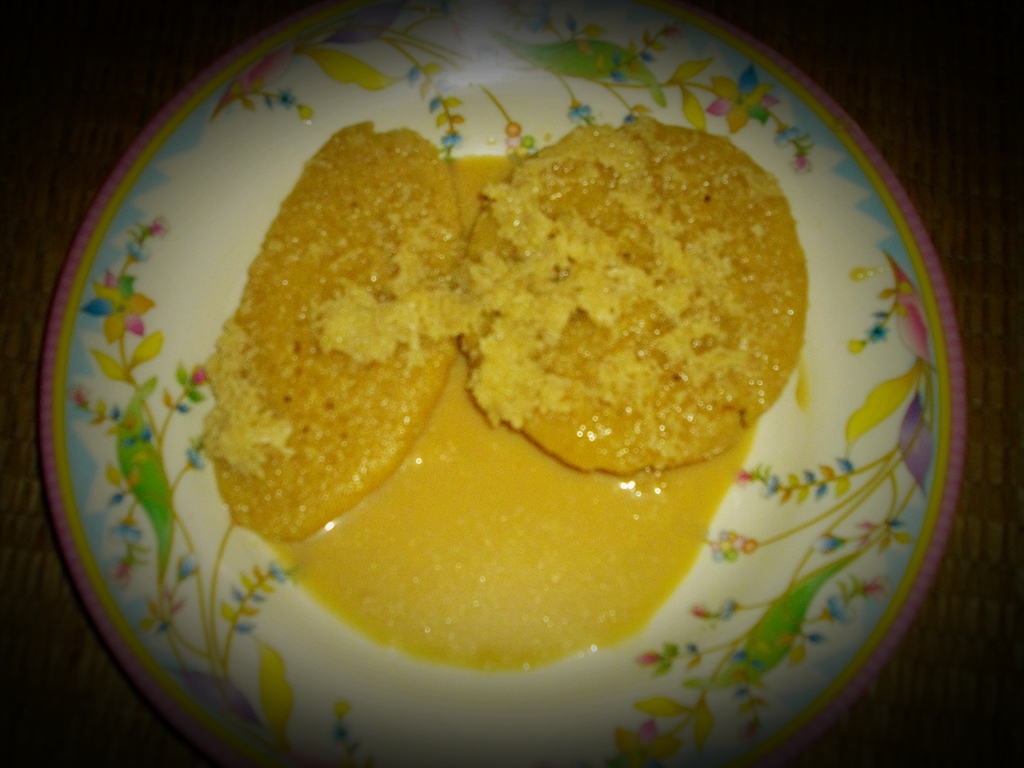
#> input picture test_images/chitoi_pitha_01.jpg, 1024 x 768 px
$ python -i pitha_preprocessing.py   (imports and definitions only)   (older library calls are emulated)
#> lines starting #> are read from the running program, lines starting #| are printed output that depends on the picture
"""
Pitha Preprocessing & Curation Module (Pipeline V2)
---------------------------------------------------
Reusable image preprocessing functions used across:
  - Dataset splitting & standardization (split_and_augment.py)
  - Inference on new camera photos (classify_new_pitha.py)

Key Features:
  1. EXIF Auto-Orientation: Resolves phone camera orientation.
  2. Non-Destructive: Keeps authentic dough and crust food textures intact.
  3. Aspect-Preserving Reflection Padding: Scales and pads images to 224×224
     without stretching or distorting pitha geometry.
  4. Laplacian Blur Quality Audit: Measures edge variance to flag blurry images.
"""

from pathlib import Path
from PIL import Image, ImageOps
import cv2
import numpy as np

VALID_EXT = {".jpg", ".jpeg", ".png", ".webp", ".bmp"}
MIN_RESOLUTION = 140
BLUR_THRESHOLD = 20.0


def load_and_orient_image(img_path):
    """
    Loads image using PIL, resolves EXIF camera rotation,
    and converts color space to 3-channel RGB.
    Returns PIL Image or None on failure.
    """
    try:
        with Image.open(img_path) as img:
            img = ImageOps.exif_transpose(img)
            img = img.convert("RGB")
            return img
    except Exception:
        return None


def evaluate_quality(pil_img, min_res=MIN_RESOLUTION, blur_threshold=BLUR_THRESHOLD):
    """
    Checks resolution boundaries and computes Laplacian sharpness variance.
    Returns (passes_quality: bool, score: float, status: str).
    """
    w, h = pil_img.size
    if w < min_res or h < min_res:
        return False, 0.0, f"Resolution too low ({w}x{h})"

    np_img = np.array(pil_img)
    gray = cv2.cvtColor(np_img, cv2.COLOR_RGB2GRAY)
    variance = float(cv2.Laplacian(gray, cv2.CV_64F).var())

    is_blurry = variance < blur_threshold
    status = "Blurry" if is_blurry else "Sharp"
    return not is_blurry, variance, status


def resize_with_pad(img_np, size=224):
    """
    Resize an RGB or BGR numpy array preserving aspect ratio,
    then pad to square (size × size).
    Uses BORDER_REFLECT_101 to avoid harsh black borders.
    """
    h, w = img_np.shape[:2]
    if h == 0 or w == 0:
        raise ValueError(f"Cannot resize an empty image of shape {img_np.shape}")

    scale = size / max(h, w)
    # A very elongated photo (e.g. 5000x10) scales its short side down to 0,
    # which makes cv2.resize raise. Clamp to at least one pixel.
    new_w, new_h = max(1, int(w * scale)), max(1, int(h * scale))

    interp = cv2.INTER_AREA if scale < 1 else cv2.INTER_CUBIC
    resized = cv2.resize(img_np, (new_w, new_h), interpolation=interp)

    top = (size - new_h) // 2
    bottom = size - new_h - top
    left = (size - new_w) // 2
    right = size - new_w - left

    padded = cv2.copyMakeBorder(
        resized, top, bottom, left, right, borderType=cv2.BORDER_REFLECT_101
    )
    return padded


def preprocess_for_model(image_path, target_size=224):
    """
    Preprocesses a new single image file for EfficientNetV2:
      1. Loads with EXIF auto-orientation.
      2. Audits sharpness score.
      3. Resizes with aspect-preserving reflection padding to target_size.
    Returns (img_rgb_np: np.ndarray, quality_info: dict) or (None, None).
    """
    pil_img = load_and_orient_image(image_path)
#> in load_and_orient_image, img is the input picture: PIL image 1024x768 RGB; mean R, G, B 106.4, 93.2, 38.2
    if pil_img is None:
        return None, None

    passes_quality, score, status = evaluate_quality(pil_img)
#> in evaluate_quality, `gray = cv2.cvtColor(np_img, cv2.COLOR_RGB2GRAY)`:
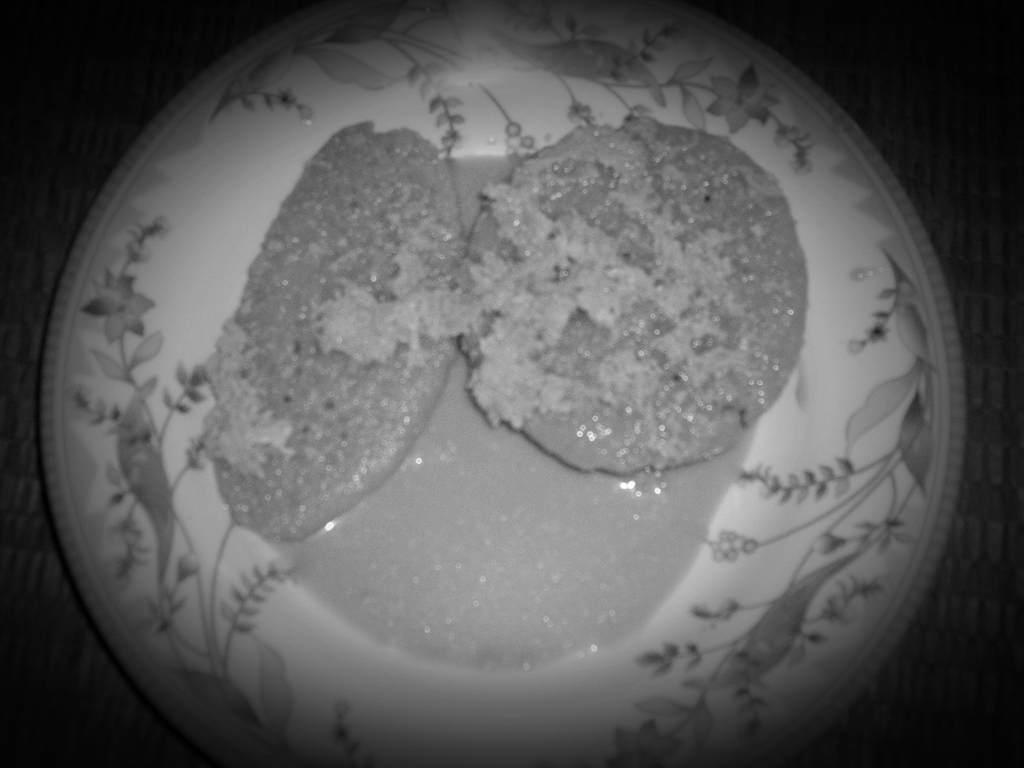
#> gray: shape (768, 1024); min 0, max 253, mean 90.9
#> in evaluate_quality, `variance = float(cv2.Laplacian(gray, cv2.CV_64F).var())`: variance = 46.94
#> in evaluate_quality, `is_blurry = variance < blur_threshold`: is_blurry = False
#> in evaluate_quality, `status = "Blurry" if is_blurry else "Sharp"`: status = 'Sharp'
#> passes_quality = True; score = 46.94; status = 'Sharp'
    np_rgb = np.array(pil_img)
    model_input = resize_with_pad(np_rgb, size=target_size)
#> in resize_with_pad, `padded = cv2.copyMakeBorder( resized, top, bottom, left, right, border..`:
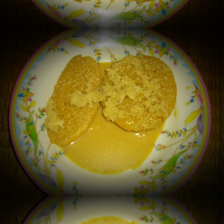
#> padded: shape (224, 224, 3); mean R, G, B 94.1, 83.3, 36.8

    quality_info = {
        "sharpness_score": score,
        "status": status,
        "original_size": pil_img.size,
    }
#> quality_info = {'sharpness_score': 46.94, 'status': 'Sharp', 'original_size': (1024, 768)}
    return model_input, quality_info

>>> result = preprocess_for_model('test_images/chitoi_pitha_01.jpg')

$ run again, on test_images/golap_pitha_01.jpg
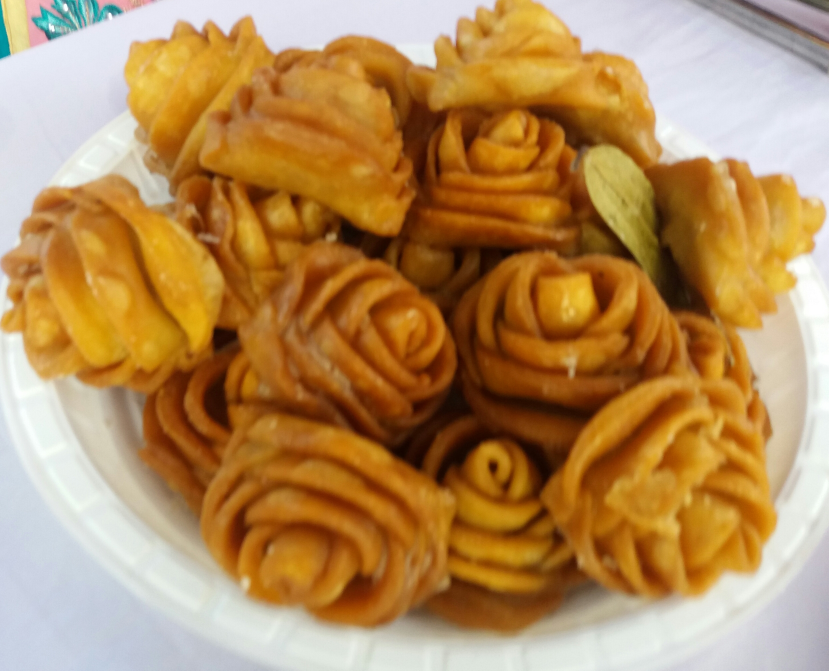
#> input picture test_images/golap_pitha_01.jpg, 2486 x 2011 px (shown at 1/3 size)
#> in load_and_orient_image, img is the input picture: PIL image 2486x2011 RGB; mean R, G, B 180.6, 140.1, 89.5
#> in evaluate_quality, `gray = cv2.cvtColor(np_img, cv2.COLOR_RGB2GRAY)`:
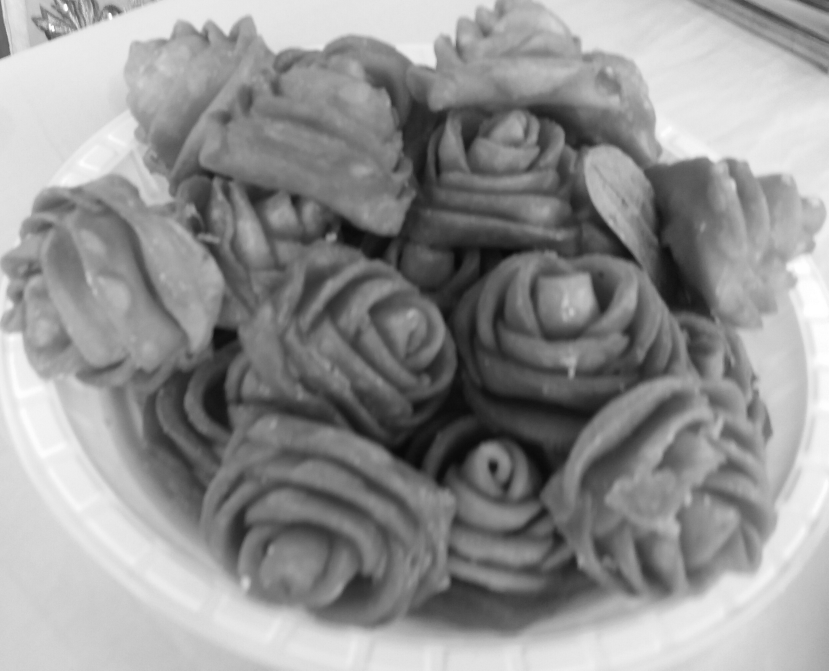
#> gray: shape (2011, 2486) (shown at 1/3 size); min 7, max 255, mean 146.4
#> variance = 28.91
#> is_blurry = False
#> in evaluate_quality, `status = "Blurry" if is_blurry else "Sharp"`: status = 'Sharp'
#> in preprocess_for_model, `passes_quality, score, status = evaluate_quality(pil_img)`: passes_quality = True; score = 28.91; status = 'Sharp'
#> in resize_with_pad, `padded = cv2.copyMakeBorder( resized, top, bottom, left, right, border..`:
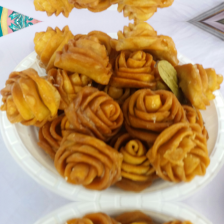
#> padded: shape (224, 224, 3); mean R, G, B 184.3, 148.8, 104
#> quality_info = {'sharpness_score': 28.91, 'status': 'Sharp', 'original_size': (2486, 2011)}

$ run again, on test_images/gulgula_01.png
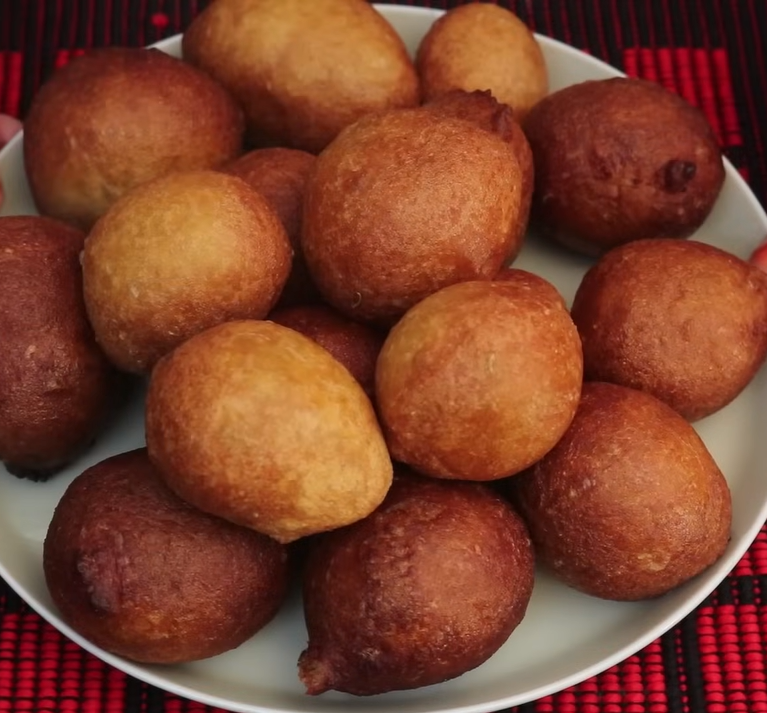
#> input picture test_images/gulgula_01.png, 767 x 713 px
#> in load_and_orient_image, img is the input picture: PIL image 767x713 RGBA; mean R, G, B, A 125.6, 65.7, 44, 255
#> img: PIL image 767x713 RGB
#> in evaluate_quality, `gray = cv2.cvtColor(np_img, cv2.COLOR_RGB2GRAY)`:
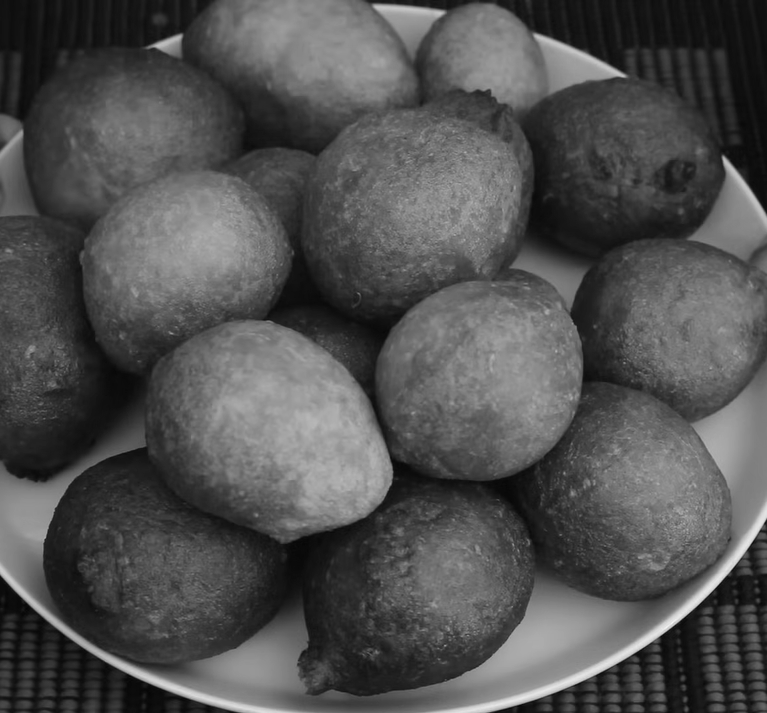
#> gray: shape (713, 767); min 6, max 247, mean 81.2
#> variance = 94.47
#> is_blurry = False
#> in evaluate_quality, `status = "Blurry" if is_blurry else "Sharp"`: status = 'Sharp'
#> in preprocess_for_model, `passes_quality, score, status = evaluate_quality(pil_img)`: passes_quality = True; score = 94.47; status = 'Sharp'
#> in resize_with_pad, `padded = cv2.copyMakeBorder( resized, top, bottom, left, right, border..`:
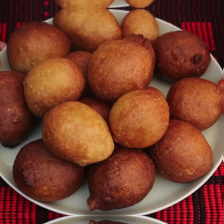
#> padded: shape (224, 224, 3); mean R, G, B 123.9, 65, 44.4
#> quality_info = {'sharpness_score': 94.47, 'status': 'Sharp', 'original_size': (767, 713)}
